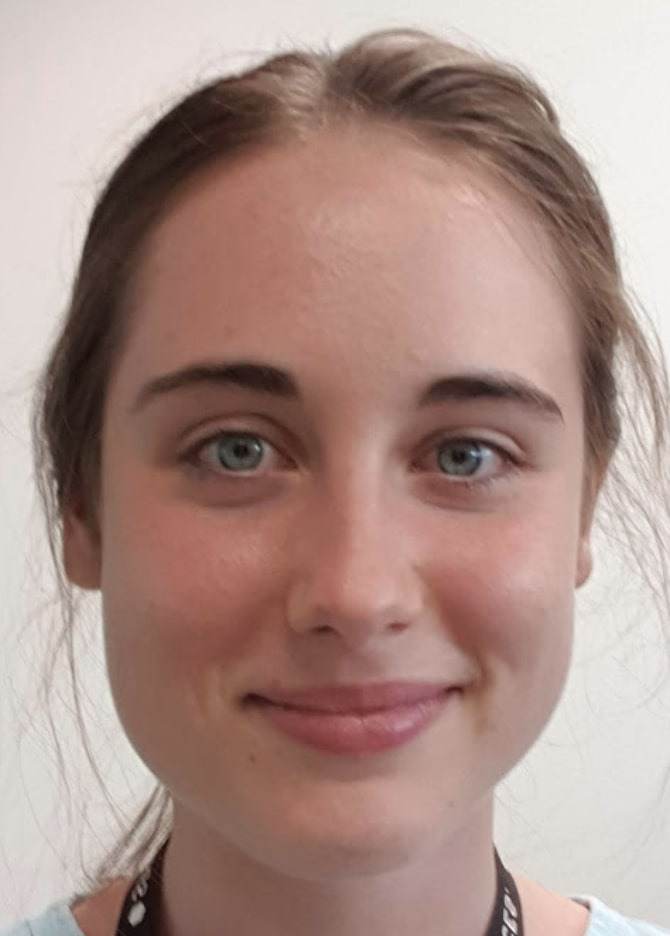
#> input picture img/eva.jpg, 670 x 936 px
$ jupyter execute 'Face Identification V3.ipynb'   (shell and % lines are left out)
#> lines starting #> are read from the running program, lines starting #| are printed output that depends on the picture
[cell 1]
import cv2
import matplotlib.pyplot as plt
import numpy as np

# Load the image
image1 = cv2.imread('./img/eva.jpg')
#> image1 is the input picture: shape (936, 670, 3); mean B, G, R 137.3, 144.9, 172.1

# Convert the training image to RGB
training_image = cv2.cvtColor(image1, cv2.COLOR_BGR2RGB)

# Convert the training image to gray scale
training_gray = cv2.cvtColor(training_image, cv2.COLOR_RGB2GRAY)
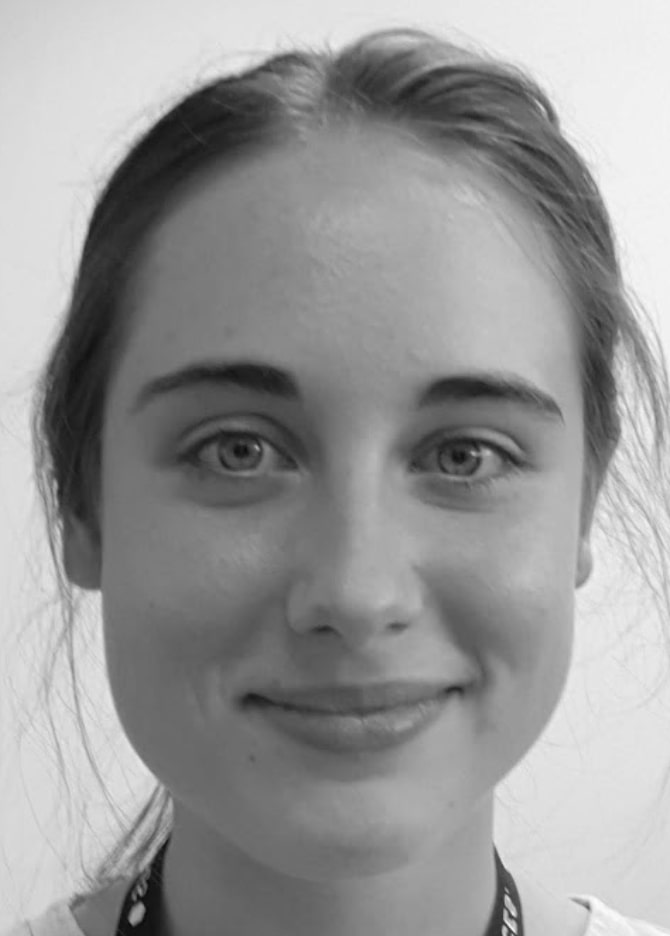
#> training_gray: shape (936, 670); min 9, max 253, mean 152.1

# Create test image by adding Scale Invariance and Rotational Invariance
test_image = cv2.pyrDown(training_image)
test_image = cv2.pyrDown(test_image)
#> test_image: shape (234, 168, 3)
num_rows, num_cols = test_image.shape[:2]
#> num_rows = 234; num_cols = 168

rotation_matrix = cv2.getRotationMatrix2D((num_cols/2, num_rows/2), 30, 1)
test_image = cv2.warpAffine(test_image, rotation_matrix, (num_cols, num_rows))
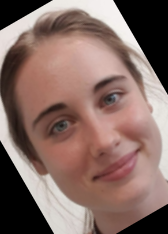
#> test_image: shape (234, 168, 3); mean R, G, B 135, 109.3, 102.2

test_gray = cv2.cvtColor(test_image, cv2.COLOR_RGB2GRAY)
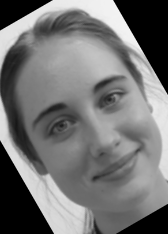
#> test_gray: shape (234, 168); min 0, max 242, mean 116.1

# Display traning image and testing image
fx, plots = plt.subplots(1, 2, figsize=(20,10))

plots[0].set_title("Training Image")
plots[0].imshow(training_image)

plots[1].set_title("Testing Image")
plots[1].imshow(test_image)
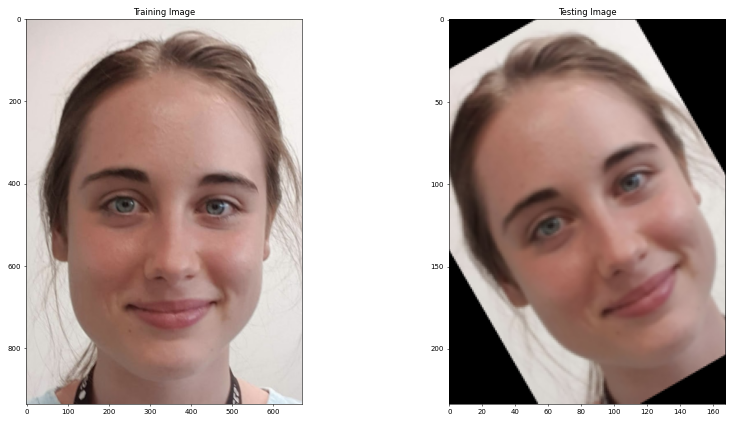
#> figure drawn by matplotlib, 2 panels

[cell 2]
orb = cv2.ORB_create(2000, 1.2)

train_keypoints, train_descriptor = orb.detectAndCompute(training_gray, None)
#> train_keypoints = 446 keypoints; strongest (x, y, size): (506, 896, 31), (505, 896, 37.2), (487, 451, 111.1), (485, 450, 77.1)
test_keypoints, test_descriptor = orb.detectAndCompute(test_gray, None)
#> test_keypoints = 99 keypoints; strongest (x, y, size): (48, 175, 37.2), (49, 174, 44.6), (114, 95, 31), (115, 96, 37.2)

keypoints_without_size = np.copy(training_image)
keypoints_with_size = np.copy(training_image)

cv2.drawKeypoints(training_image, train_keypoints, keypoints_without_size, color = (0, 255, 0))
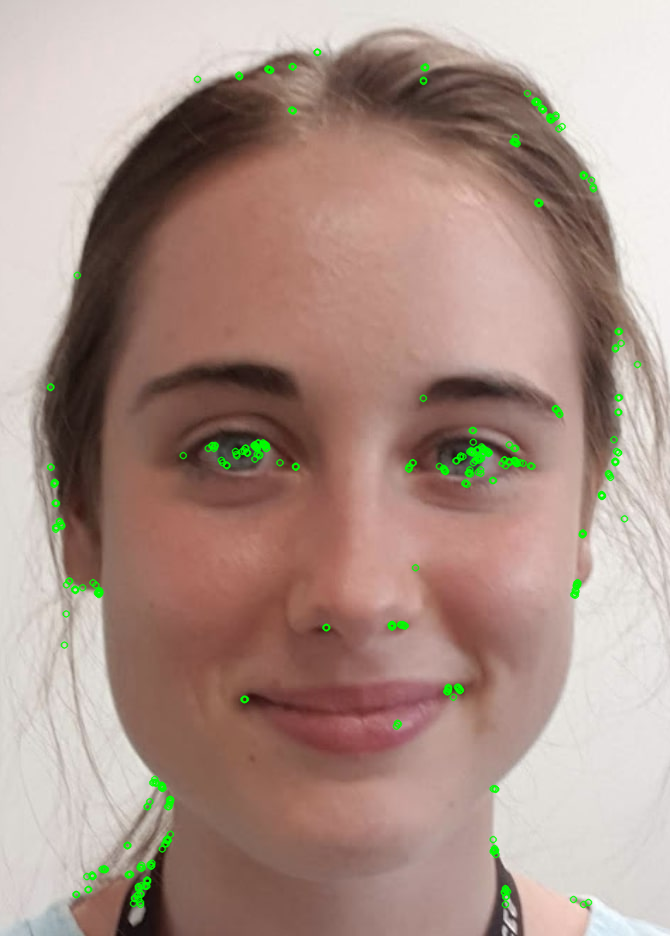
#> keypoints_without_size: shape (936, 670, 3); mean R, G, B 170.9, 146.2, 136.3

cv2.drawKeypoints(training_image, train_keypoints, keypoints_with_size, flags = cv2.DRAW_MATCHES_FLAGS_DRAW_RICH_KEYPOINTS)
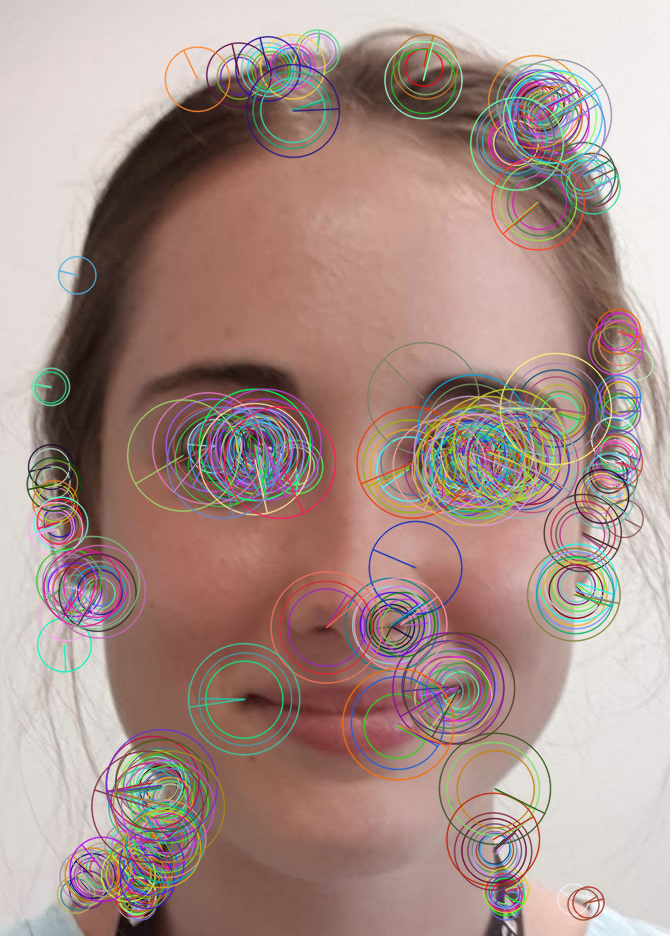
#> keypoints_with_size: shape (936, 670, 3); mean R, G, B 169.6, 145.3, 138.6

# Display image with and without keypoints size
fx, plots = plt.subplots(1, 2, figsize=(20,10))

plots[0].set_title("Train keypoints With Size")
plots[0].imshow(keypoints_with_size, cmap='gray')

plots[1].set_title("Train keypoints Without Size")
plots[1].imshow(keypoints_without_size, cmap='gray')

# Print the number of keypoints detected in the training image
print("Number of Keypoints Detected In The Training Image: ", len(train_keypoints))
#| Number of Keypoints Detected In The Training Image:  446

# Print the number of keypoints detected in the query image
print("Number of Keypoints Detected In The Query Image: ", len(test_keypoints))
#| Number of Keypoints Detected In The Query Image:  99

[cell 3]
# Create a Brute Force Matcher object.
bf = cv2.BFMatcher(cv2.NORM_HAMMING, crossCheck = True)

# Perform the matching between the ORB descriptors of the training image and the test image
matches = bf.match(train_descriptor, test_descriptor)
#> matches = 49 matches

# The matches with shorter distance are the ones we want.
matches = sorted(matches, key = lambda x : x.distance)

result = cv2.drawMatches(training_image, train_keypoints, test_gray, test_keypoints, matches, test_gray, flags = 2)
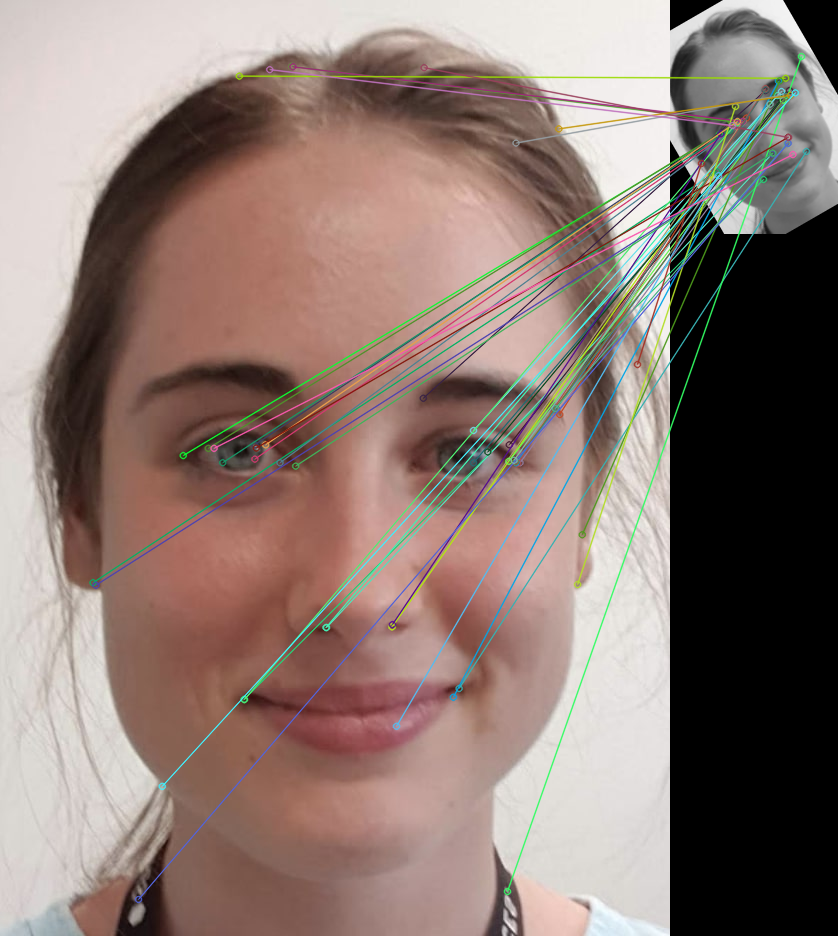
#> result: shape (936, 838, 3); mean R, G, B 141.5, 122.5, 115.6

# Display the best matching points
plt.rcParams['figure.figsize'] = [14.0, 7.0]
plt.title('Best Matching Points')
plt.imshow(result)
plt.show()

# Print total number of matching points between the training and query images
print("\nNumber of Matching Keypoints Between The Training and Query Images: ", len(matches))
#| Number of Matching Keypoints Between The Training and Query Images:  49

$ run again, with img/edgar.jpg copied over img/eva.jpg
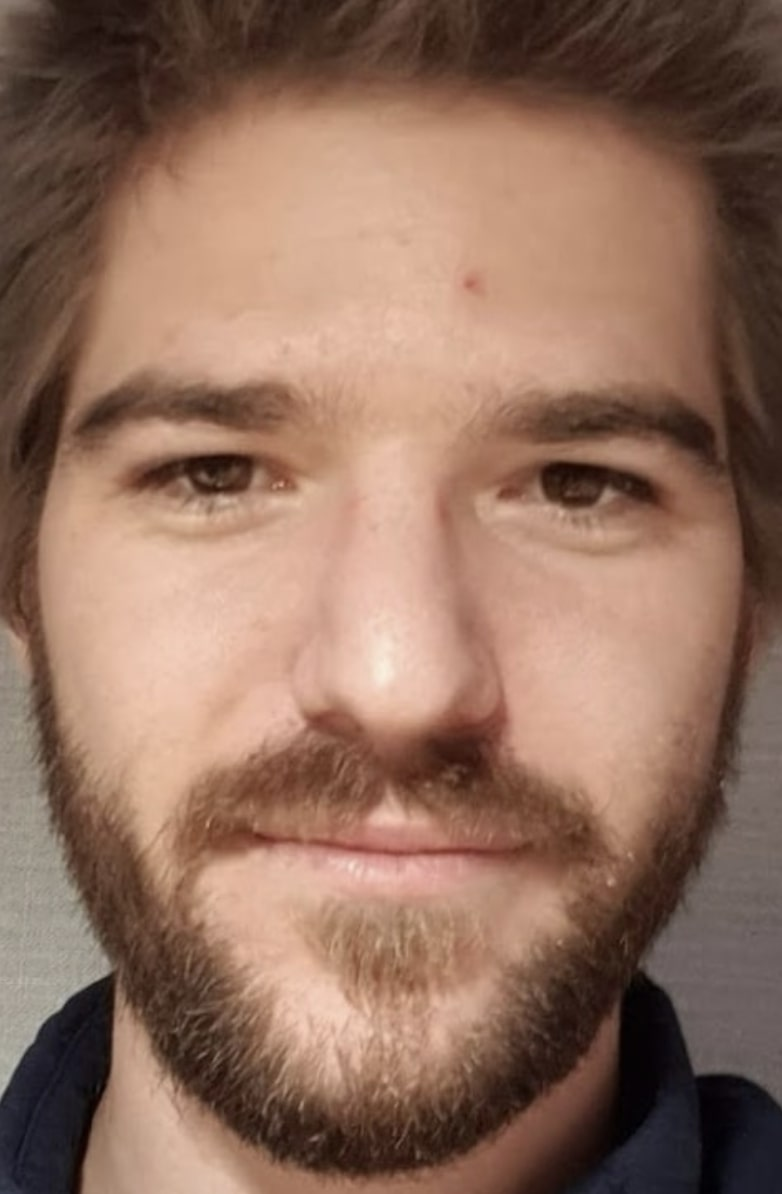
#> input picture img/edgar.jpg, 782 x 1194 px
#> image1 is the input picture: shape (1194, 782, 3); mean B, G, R 93.6, 110.7, 144
#> train_keypoints = 819 keypoints; strongest (x, y, size): (107, 967, 92.6), (110, 979, 92.6), (606, 491, 111.1), (606, 490, 92.6)
#> test_keypoints = 185 keypoints; strongest (x, y, size): (99, 182, 92.6), (82, 265, 31), (118, 102, 64.3), (116, 102, 53.6)
#> keypoints_without_size: shape (1194, 782, 3); mean R, G, B 142.5, 112.5, 92.7
#> `cv2.drawKeypoints(training_image, train_keypoints, keypoints_with_size..`:
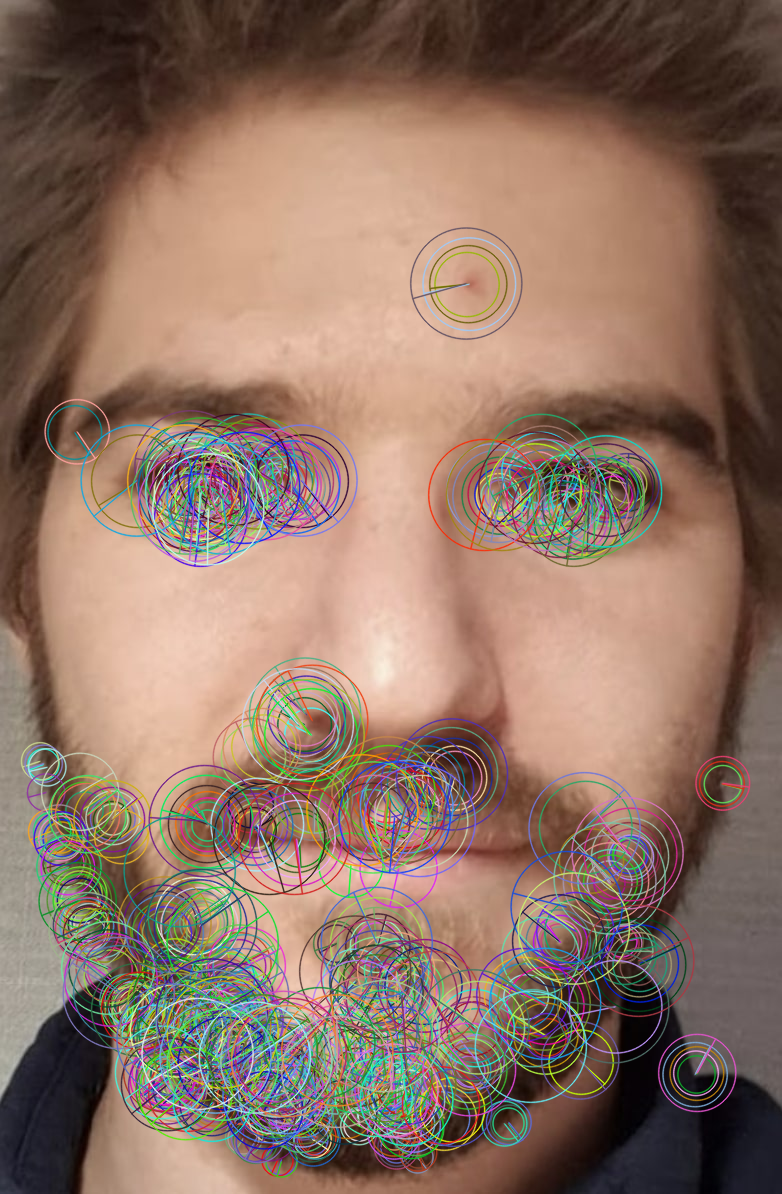
#> keypoints_with_size: shape (1194, 782, 3); mean R, G, B 141.2, 114.4, 99.8
#| Number of Keypoints Detected In The Training Image:  819
#| Number of Keypoints Detected In The Query Image:  185
#> matches = 78 matches
#> `result = cv2.drawMatches(training_image, train_keypoints, test_gray, t..`:
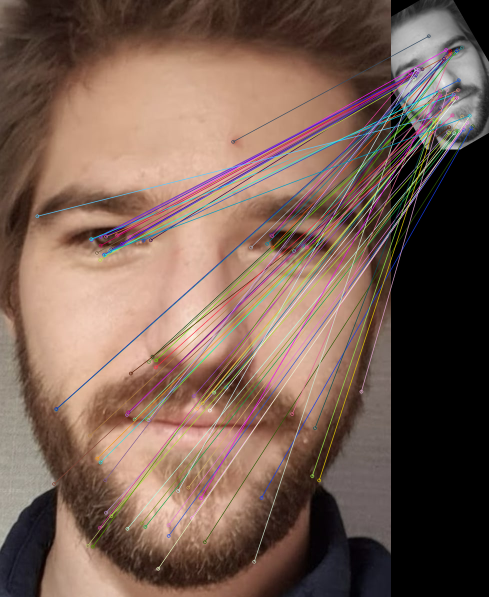
#> result: shape (1194, 978, 3) (shown at 1/2 size); mean R, G, B 120.2, 95.1, 83
#| Number of Matching Keypoints Between The Training and Query Images:  78
